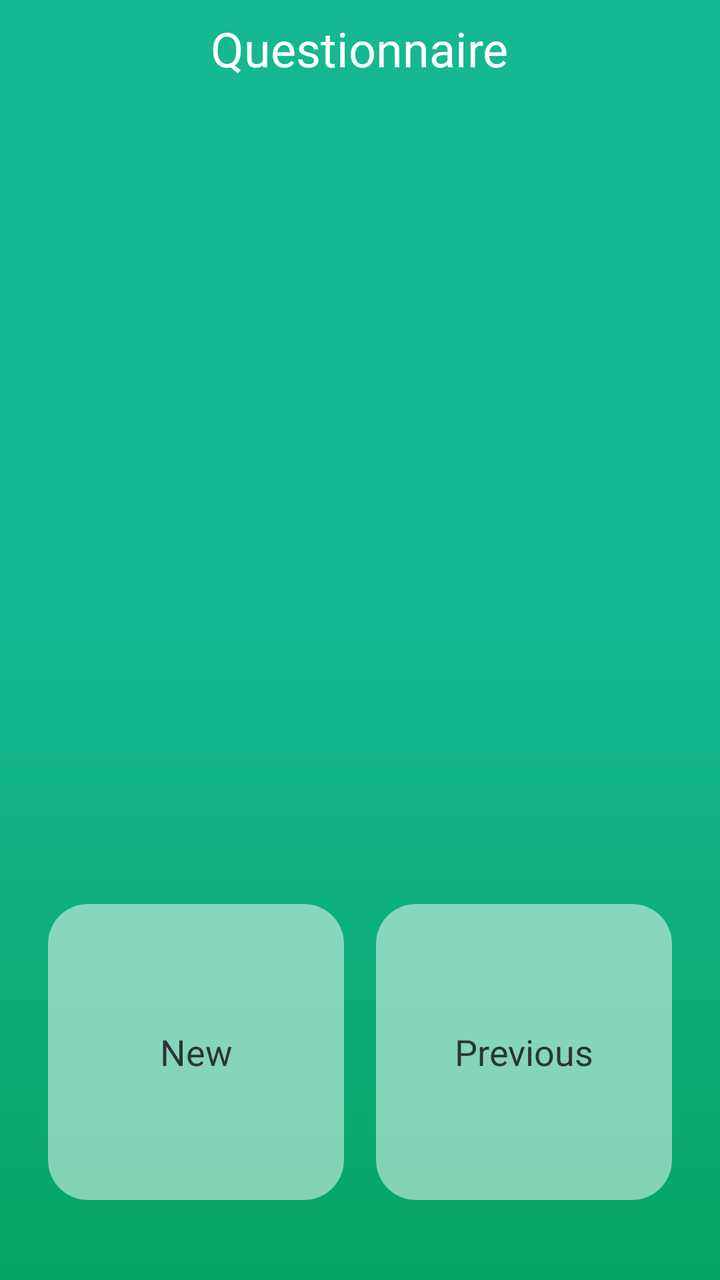
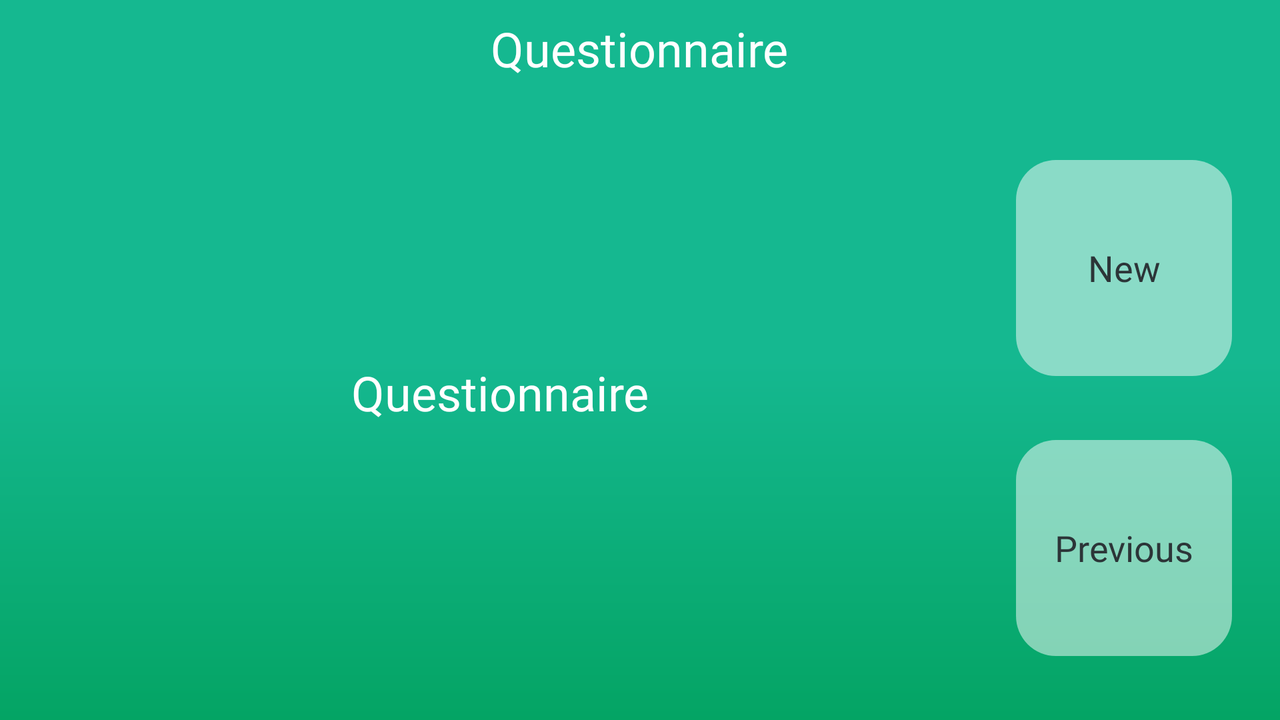

One screen, two layout resources from the same app: the default and the repository's alternative for another configuration. Each is rendered where Android would select it; the XML of both is given below.
<!-- AndroidManifest.xml: activity theme QuestionnaireTheme -->
<!-- res/layout/activity_onboarding.xml -->
<?xml version="1.0" encoding="utf-8"?>
<RelativeLayout xmlns:android="http://schemas.android.com/apk/res/android"
    android:id="@+id/rlParent"
    android:layout_width="match_parent"
    android:layout_height="match_parent"
    android:background="@drawable/background_gradient_home"
    android:orientation="vertical"
    android:padding="@dimen/_8dp">

    <LinearLayout
        android:id="@+id/llNewUser"
        android:layout_width="wrap_content"
        android:layout_height="wrap_content"
        android:layout_alignParentStart="true"
        android:layout_alignParentBottom="true"
        android:layout_marginBottom="@dimen/_16dp"
        android:background="@drawable/shadow"
        android:padding="@dimen/_16dp">

        <TextView
            android:id="@+id/tvNewUser"
            style="@style/TextStyleFollowUpQuestion"
            android:layout_width="@dimen/_148dp"
            android:layout_height="@dimen/_148dp"
            android:layout_gravity="center"
            android:background="@drawable/background_button"
            android:contentDescription="@string/new_user"
            android:gravity="center"
            android:text="@string/new_user"
            android:textAlignment="center" />

    </LinearLayout>

    <LinearLayout
        android:id="@+id/llOldUser"
        android:layout_width="wrap_content"
        android:layout_height="wrap_content"
        android:layout_alignParentEnd="true"
        android:layout_alignParentBottom="true"
        android:layout_marginBottom="@dimen/_16dp"
        android:background="@drawable/shadow"
        android:padding="@dimen/_16dp">

        <TextView
            android:id="@+id/tvOldUser"
            style="@style/TextStyleFollowUpQuestion"
            android:layout_width="@dimen/_148dp"
            android:layout_height="@dimen/_148dp"
            android:layout_gravity="center"
            android:background="@drawable/background_button"
            android:contentDescription="@string/old_user"
            android:gravity="center"
            android:text="@string/old_user"
            android:textAlignment="center" />

    </LinearLayout>

    <TextView
        android:id="@+id/tvTitle"
        style="@style/AppNameStyleTextRegular"
        android:layout_width="wrap_content"
        android:layout_height="wrap_content"
        android:layout_alignParentTop="true"
        android:layout_centerHorizontal="true"
        android:text="@string/app_name" />


    <TextView
        android:id="@+id/tvUsername"
        style="@style/AppNameStyleTextRegular"
        android:layout_width="match_parent"
        android:layout_height="wrap_content"
        android:layout_above="@+id/llNewUser"
        android:layout_below="@+id/tvTitle"
        android:layout_alignParentStart="true"
        android:layout_marginTop="@dimen/_16dp"
        android:gravity="center"
        android:textAlignment="center" />
</RelativeLayout>
<!-- resources referenced by this layout -->
<resources>
  <dimen name="_148dp">148dp</dimen>
  <dimen name="_16dp">16dp</dimen>
  <dimen name="_8dp">8dp</dimen>
  <!-- drawable background_button (drawable) -->
  <?xml version="1.0" encoding="utf-8"?>
  <shape xmlns:android="http://schemas.android.com/apk/res/android"
      android:shape="rectangle">
      <corners android:radius="@dimen/_20dp" />
  
  
      <solid android:color="@color/subtextPrimary"/>
  </shape>
  <!-- drawable background_gradient_home (drawable) -->
  <?xml version="1.0" encoding="utf-8"?>
  <shape xmlns:android="http://schemas.android.com/apk/res/android"
      android:shape="rectangle">
  
      <gradient
          android:angle="90"
          android:centerColor="@color/colorPrimary"
          android:endColor="@color/colorPrimary"
          android:startColor="@color/colorAccent" />
  
  </shape>
  <string name="app_name">Questionnaire</string>
  <string name="new_user">New</string>
  <string name="old_user">Previous</string>
  <style name="AppNameStyleTextRegular" parent="AppNameStyle">
          <item name="android:textSize">@dimen/text_24</item>
      </style>
  <style name="TextStyleFollowUpQuestion" parent="AppNameStyle">
          <item name="android:textSize">@dimen/text_18</item>
          <item name="android:textColor">@color/textSecondary</item>
          <item name="android:fontFamily">@font/raleway_regular</item>
          <item name="android:includeFontPadding">true</item>
          <item name="android:lineSpacingExtra">0dp</item>
      </style>
  <style name="QuestionnaireTheme" parent="FullscreenTheme">
          <item name="android:colorForeground">@color/colorPrimary</item>
          <item name="android:textColorPrimary">@color/textPrimary</item>
      </style>
  <dimen name="_20dp">20dp</dimen>
  <color name="subtextPrimary">#80ffffff</color>
  <color name="colorPrimary">#15B890</color>
  <color name="colorAccent">#04A464</color>
  <style name="AppNameStyle" parent="@android:style/TextAppearance">
          <item name="android:textColor">@color/textPrimary</item>
          <item name="android:fontFamily">@font/raleway_regular</item>
          <item name="android:includeFontPadding">true</item>
          <item name="android:lineSpacingExtra">0dp</item>
      </style>
  <dimen name="text_24">24sp</dimen>
  <dimen name="text_18">18sp</dimen>
  <color name="textSecondary">#2C3538</color>
  <style name="FullscreenTheme" parent="AppTheme">
          <item name="android:actionBarStyle">@style/FullscreenActionBarStyle</item>
          <item name="android:windowActionBarOverlay">false</item>
          <item name="android:windowBackground">@null</item>
          <item name="android:windowContentTransitions">true</item>
          <item name="windowActionBar">false</item>
          <item name="windowNoTitle">true</item>
      </style>
  <color name="textPrimary">#ffffff</color>
  <style name="AppTheme" parent="Theme.AppCompat.Light.DarkActionBar">
          <item name="colorPrimary">@color/colorPrimary</item>
          <item name="colorPrimaryDark">@color/colorPrimaryDark</item>
          <item name="colorAccent">@color/colorAccent</item>
      </style>
  <style name="FullscreenActionBarStyle" parent="Widget.AppCompat.ActionBar">
          <item name="android:background">@color/colorPrimary</item>
      </style>
  <color name="colorPrimaryDark">#15B890</color>
</resources>
<!-- res/layout-land/activity_onboarding.xml (the repository's variant of the layout above) -->
<!-- drawn on the phone turned sideways -->
<?xml version="1.0" encoding="utf-8"?>
<RelativeLayout xmlns:android="http://schemas.android.com/apk/res/android"
    android:id="@+id/rlParent"
    android:layout_width="match_parent"
    android:layout_height="match_parent"
    android:background="@drawable/background_gradient_home"
    android:orientation="vertical"
    android:padding="@dimen/_8dp">

    <LinearLayout
        android:id="@+id/llNewUser"
        android:layout_width="wrap_content"
        android:layout_height="wrap_content"
        android:layout_alignParentEnd="true"
        android:layout_above="@+id/llOldUser"
        android:layout_marginTop="@dimen/_16dp"
        android:background="@drawable/shadow"
        android:padding="@dimen/_16dp">

        <TextView
            android:id="@+id/tvNewUser"
            style="@style/TextStyleFollowUpQuestion"
            android:layout_width="108dp"
            android:layout_height="108dp"
            android:layout_gravity="center"
            android:background="@drawable/background_button"
            android:contentDescription="@string/new_user"
            android:gravity="center"
            android:text="@string/new_user"
            android:textAlignment="center" />

    </LinearLayout>

    <LinearLayout
        android:id="@+id/llOldUser"
        android:layout_width="wrap_content"
        android:layout_height="wrap_content"
        android:layout_alignParentEnd="true"
        android:layout_alignParentBottom="true"
        android:layout_marginBottom="@dimen/_8dp"
        android:background="@drawable/shadow"
        android:padding="@dimen/_16dp">

        <TextView
            android:id="@+id/tvOldUser"
            style="@style/TextStyleFollowUpQuestion"
            android:layout_width="108dp"
            android:layout_height="108dp"
            android:layout_gravity="center"
            android:background="@drawable/background_button"
            android:contentDescription="@string/old_user"
            android:gravity="center"
            android:text="@string/old_user"
            android:textAlignment="center" />

    </LinearLayout>

    <TextView
        android:id="@+id/tvTitle"
        style="@style/AppNameStyleTextRegular"
        android:layout_width="wrap_content"
        android:layout_height="wrap_content"
        android:layout_alignParentTop="true"
        android:layout_centerHorizontal="true"
        android:text="@string/app_name" />

    <TextView
        android:id="@+id/tvUsername"
        style="@style/AppNameStyleTextRegular"
        android:layout_width="match_parent"
        android:layout_height="wrap_content"
        android:layout_below="@+id/tvTitle"
        android:layout_alignParentBottom="true"
        android:layout_toStartOf="@+id/llNewUser"
        android:layout_alignParentStart="true"
        android:text="@string/app_name"
        android:gravity="center"
        android:textAlignment="center" />
</RelativeLayout>
<!-- resources referenced by the variant -->
<!-- as the phone turned sideways resolves them -->
<resources>
  <dimen name="_16dp">16dp</dimen>
  <dimen name="_8dp">8dp</dimen>
  <!-- drawable background_button (drawable) -->
  <?xml version="1.0" encoding="utf-8"?>
  <shape xmlns:android="http://schemas.android.com/apk/res/android"
      android:shape="rectangle">
      <corners android:radius="@dimen/_20dp" />
  
  
      <solid android:color="@color/subtextPrimary"/>
  </shape>
  <!-- drawable background_gradient_home (drawable) -->
  <?xml version="1.0" encoding="utf-8"?>
  <shape xmlns:android="http://schemas.android.com/apk/res/android"
      android:shape="rectangle">
  
      <gradient
          android:angle="90"
          android:centerColor="@color/colorPrimary"
          android:endColor="@color/colorPrimary"
          android:startColor="@color/colorAccent" />
  
  </shape>
  <string name="app_name">Questionnaire</string>
  <string name="new_user">New</string>
  <string name="old_user">Previous</string>
  <style name="AppNameStyleTextRegular" parent="AppNameStyle">
          <item name="android:textSize">@dimen/text_24</item>
      </style>
  <style name="TextStyleFollowUpQuestion" parent="AppNameStyle">
          <item name="android:textSize">@dimen/text_18</item>
          <item name="android:textColor">@color/textSecondary</item>
          <item name="android:fontFamily">@font/raleway_regular</item>
          <item name="android:includeFontPadding">true</item>
          <item name="android:lineSpacingExtra">0dp</item>
      </style>
  <style name="QuestionnaireTheme" parent="FullscreenTheme">
          <item name="android:colorForeground">@color/colorPrimary</item>
          <item name="android:textColorPrimary">@color/textPrimary</item>
      </style>
  <dimen name="_20dp">20dp</dimen>
  <color name="subtextPrimary">#80ffffff</color>
  <color name="colorPrimary">#15B890</color>
  <color name="colorAccent">#04A464</color>
  <style name="AppNameStyle" parent="@android:style/TextAppearance">
          <item name="android:textColor">@color/textPrimary</item>
          <item name="android:fontFamily">@font/raleway_regular</item>
          <item name="android:includeFontPadding">true</item>
          <item name="android:lineSpacingExtra">0dp</item>
      </style>
  <dimen name="text_24">24sp</dimen>
  <dimen name="text_18">18sp</dimen>
  <color name="textSecondary">#2C3538</color>
  <style name="FullscreenTheme" parent="AppTheme">
          <item name="android:actionBarStyle">@style/FullscreenActionBarStyle</item>
          <item name="android:windowActionBarOverlay">false</item>
          <item name="android:windowBackground">@null</item>
          <item name="android:windowContentTransitions">true</item>
          <item name="windowActionBar">false</item>
          <item name="windowNoTitle">true</item>
      </style>
  <color name="textPrimary">#ffffff</color>
  <style name="AppTheme" parent="Theme.AppCompat.Light.DarkActionBar">
          <item name="colorPrimary">@color/colorPrimary</item>
          <item name="colorPrimaryDark">@color/colorPrimaryDark</item>
          <item name="colorAccent">@color/colorAccent</item>
      </style>
  <style name="FullscreenActionBarStyle" parent="Widget.AppCompat.ActionBar">
          <item name="android:background">@color/colorPrimary</item>
      </style>
  <color name="colorPrimaryDark">#15B890</color>
</resources>
